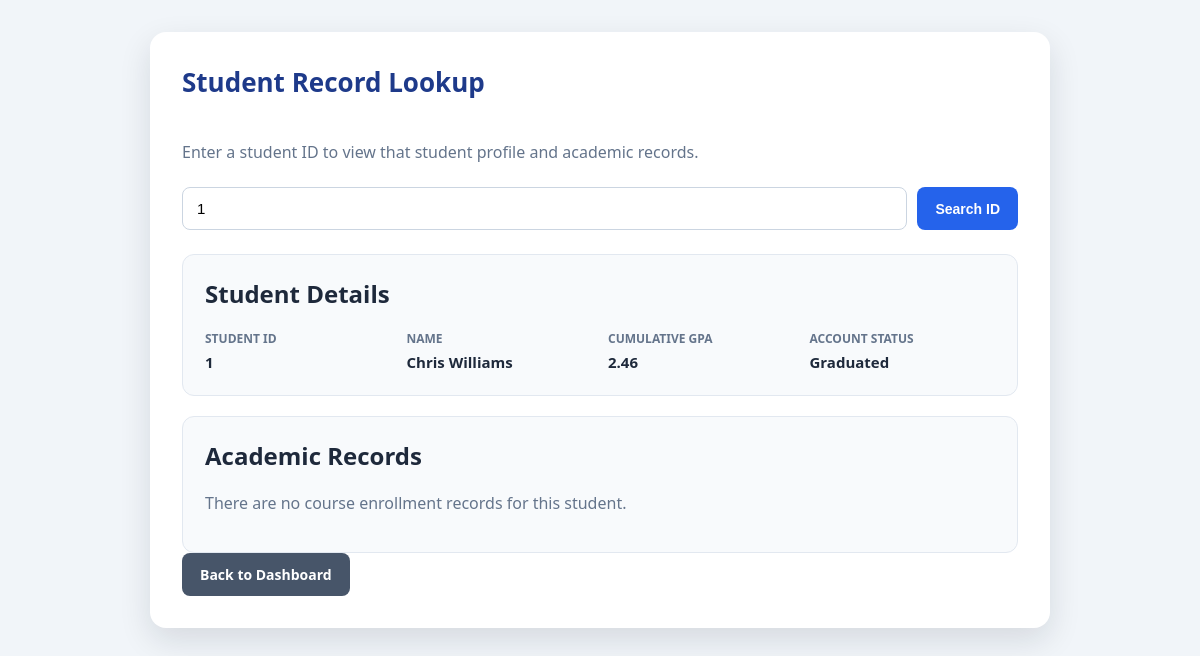
Screenshot of /view_record.php?id=1 (signed in) with the database file from the repository.
### tables this page shows
CREATE TABLE IF NOT EXISTS `track_students` (
  `student_id` int NOT NULL AUTO_INCREMENT,
  `first_name` varchar(50) NOT NULL,
  `last_name` varchar(50) NOT NULL,
  `email` varchar(100) NOT NULL,
  `phone_number` varchar(20) DEFAULT NULL,
  `date_of_birth` date DEFAULT NULL,
  `gender` enum('Male','Female','Other') DEFAULT NULL,
  `home_address` varchar(255) DEFAULT NULL,
  `admission_date` date DEFAULT NULL,
  `cumulative_gpa` decimal(3,2) DEFAULT NULL,
  `account_status` enum('Active','Suspended','Graduated','Withdrawn') DEFAULT 'Active',
  PRIMARY KEY (`student_id`),
  UNIQUE KEY `email` (`email`)
);

### view_record.php (the view, shortened to what this page needs)
<?php
$isAdmin = strcasecmp($_SESSION['role'] ?? 'User', 'Admin') === 0;
$studentId = filter_var($_SESSION['student_id'] ?? null, FILTER_VALIDATE_INT);
require_once __DIR__ . '/db.php';
$student = null;
$enrollments = [];
$search_id = $isAdmin
    ? trim($_POST['search_id'] ?? $_GET['id'] ?? '')
    : (string) $studentId;
if (!$isAdmin || $_SERVER['REQUEST_METHOD'] === 'POST' || isset($_GET['id'])) {
    if ($search_id === '' || !ctype_digit($search_id) || (int) $search_id < 1) {
        $error = 'Please enter a valid numeric student ID.';
    } else {
        $studentStmt = $pdo->prepare("
            SELECT student_id, first_name, last_name, cumulative_gpa, account_status
            FROM track_students
            WHERE student_id = ?
        ");
        $studentStmt->execute([$search_id]);
        $student = $studentStmt->fetch();
        if ($student) {
            $enrollmentStmt = $pdo->prepare("
                SELECT e.enrollment_id, c.course_name, e.enrollment_date,
                       e.enrollment_status, e.midterm_grade, e.final_grade,
                       e.attendance_rate
                FROM track_enrollments e
                JOIN track_courses c ON c.course_id = e.course_id
                WHERE e.student_id = ?
                ORDER BY e.enrollment_id
            ");
            $enrollmentStmt->execute([$search_id]);
            $enrollments = $enrollmentStmt->fetchAll();
        } else {
            $error = 'No student record found with ID: ' . $search_id;
        }
    }
}
?>
<!DOCTYPE html>
<html lang="en">
<head>
</head>
<body>
    <main class="container">
        <header class="page-header">
            <h1><?= $isAdmin ? 'Student Record Lookup' : 'My Student Record' ?></h1>
        </header>
        <p class="subtitle"><?= $isAdmin ? 'Enter a student ID to view that student profile and academic records.' : 'Your profile and academic records are shown below.' ?></p>
        <?php if ($isAdmin): ?>
        <form class="search-form" action="view_record.php" method="POST">
            <input type="number" name="search_id" min="1" step="1" value="<?= htmlspecialchars($search_id) ?>" placeholder="Enter student ID" required>
            <button type="submit">Search ID</button>
        </form>
        <?php endif; ?>
        <?php if ($student): ?>
            <section class="card" aria-labelledby="student-details-heading">
                <h2 id="student-details-heading">Student Details</h2>
                <div class="profile-grid">
                    <div class="profile-field">
                        <span>Student ID</span>
                        <strong><?= htmlspecialchars((string) $student['student_id']) ?></strong>
                    </div>
                    <div class="profile-field">
                        <span>Name</span>
                        <strong><?= htmlspecialchars($student['first_name'] . ' ' . $student['last_name']) ?></strong>
                    </div>
                    <div class="profile-field">
                        <span>Cumulative GPA</span>
                        <strong><?= $student['cumulative_gpa'] !== null ? htmlspecialchars((string) $student['cumulative_gpa']) : 'Not available' ?></strong>
                    </div>
                    <div class="profile-field">
                        <span>Account Status</span>
                        <strong><?= htmlspecialchars($student['account_status']) ?></strong>
                    </div>
                </div>
            </section>
            <section class="card" aria-labelledby="academic-records-heading">
                <h2 id="academic-records-heading">Academic Records</h2>
                <?php if ($enrollments): ?>
                    <div class="table-wrap">
                        <table>
                            <thead>
                                <tr>
                                    <th>Enrollment ID</th>
                                    <th>Course</th>
                                    <th>Date</th>
                                    <th>Status</th>
                                    <th>Midterm</th>
                                    <th>Final</th>
                                    <th>Attendance</th>
                                </tr>
                            </thead>
                            <tbody>
                                <?php foreach ($enrollments as $enrollment): ?>
                                    <tr>
                                        <td><?= htmlspecialchars((string) $enrollment['enrollment_id']) ?></td>
                                        <td><?= htmlspecialchars($enrollment['course_name']) ?></td>
                                        <td><?= htmlspecialchars($enrollment['enrollment_date']) ?></td>
                                        <td><?= htmlspecialchars($enrollment['enrollment_status']) ?></td>
                                        <td><?= $enrollment['midterm_grade'] !== null ? htmlspecialchars((string) $enrollment['midterm_grade']) : 'N/A' ?></td>
                                        <td><?= $enrollment['final_grade'] !== null ? htmlspecialchars((string) $enrollment['final_grade']) : 'N/A' ?></td>
                                        <td><?= $enrollment['attendance_rate'] !== null ? htmlspecialchars((string) $enrollment['attendance_rate']) . '%' : 'N/A' ?></td>
                                    </tr>
                                <?php endforeach; ?>
                            </tbody>
                        </table>
                    </div>
                <?php else: ?>
                    <p class="empty-state">There are no course enrollment records for this student.</p>
                <?php endif; ?>
            </section>
        <?php endif; ?>
        <?php if ($isAdmin): ?>
            <a href="index.php" class="back-link">Back to Dashboard</a>
        <?php endif; ?>
    </main>
</body>
</html>

### view_record.php (style rules this page uses)
* { box-sizing: border-box; }
body { margin: 0; padding: 32px 16px; font-family: 'Segoe UI', Tahoma, Geneva, Verdana, sans-serif; background: #f1f5f9; color: #1e293b; }
.container { width: 100%; max-width: 900px; margin: 0 auto; padding: 32px; background: #fff; border-radius: 16px; box-shadow: 0 12px 32px rgba(15, 23, 42, 0.12); }
.page-header { display: flex; justify-content: space-between; align-items: center; gap: 16px; margin-bottom: 24px; }
h1, h2, h3 { margin-top: 0; }
h1 { color: #1e3a8a; font-size: 26px; }
.subtitle { margin-bottom: 24px; color: #64748b; }
.search-form { display: flex; gap: 10px; margin-bottom: 24px; }
.search-form input { flex: 1; min-width: 0; padding: 12px 14px; border: 1px solid #cbd5e1; border-radius: 8px; font-size: 15px; }
.search-form button, .back-link { display: inline-block; padding: 12px 18px; border: 0; border-radius: 8px; background: #2563eb; color: #fff; font-size: 14px; font-weight: 600; text-decoration: none; cursor: pointer; }
.card { margin-top: 20px; padding: 22px; border: 1px solid #e2e8f0; border-radius: 12px; background: #f8fafc; }
.profile-grid { display: grid; grid-template-columns: repeat(auto-fit, minmax(180px, 1fr)); gap: 16px; }
.profile-field span { display: block; margin-bottom: 4px; color: #64748b; font-size: 12px; font-weight: 700; text-transform: uppercase; }
.profile-field strong { font-size: 15px; }
.empty-state { color: #64748b; }
.back-link, .logout-link { display: inline-block; padding: 12px 18px; border-radius: 8px; background: #475569; color: #fff; font-size: 14px; font-weight: 600; text-decoration: none; }

### rows the page displays
track_students: student_id "1", first_name+last_name "Chris Williams", cumulative_gpa "2.46", account_status "Graduated"
